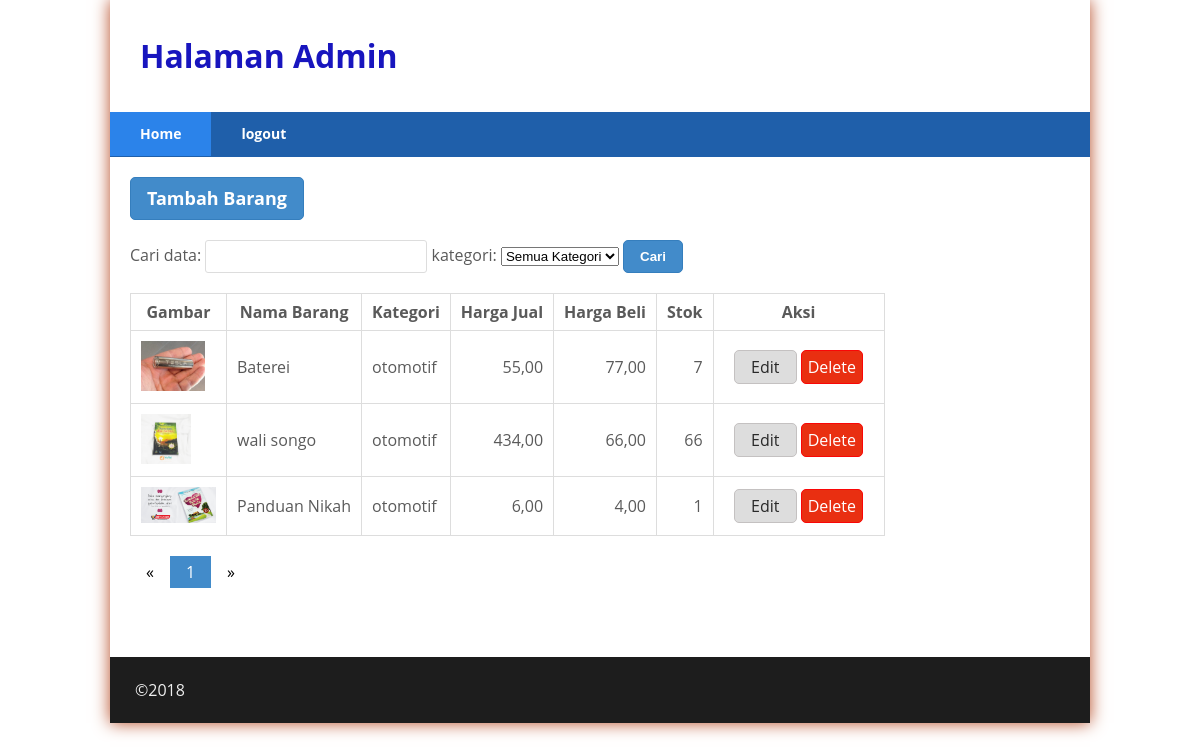
/admin/barang.php, run on the app's committed database.
### tables this page shows
CREATE TABLE `barang` (
  `id_barang` int(10) NOT NULL,
  `nama_barang` varchar(30) DEFAULT NULL,
  `gambar` varchar(100) DEFAULT NULL,
  `harga_beli` decimal(10,0) DEFAULT NULL,
  `harga_jual` decimal(10,0) DEFAULT NULL,
  `stok` int(4) DEFAULT NULL,
  `id_kategori` int(11) NOT NULL
);

CREATE TABLE `kategori` (
  `id_kategori` int(11) NOT NULL,
  `nama_kategori` varchar(45) DEFAULT NULL
);

### admin/barang.php (the view, shortened to what this page needs)
<?php
$q="";
$a="";
include_once 'koneksi.php';
$sql = "SELECT  b.id_barang,b.id_kategori,b.nama_barang,k.nama_kategori,b.harga_jual,b.harga_beli,b.stok,b.gambar
FROM barang b JOIN kategori k on b.id_kategori=k.id_kategori";
$sql_count = "SELECT COUNT(*) FROM barang";
$result_count = mysqli_query($conn, $sql_count);
$count = 0;
if ($result_count){
  $r_data = mysqli_fetch_row($result_count);
  $count = $r_data[0];
}
$per_page = 3;
$num_page = ceil($count / $per_page);
$limit = $per_page;
if (isset($_GET['page'])){
  $page = $_GET['page'];
  $offset = ($page - 1) * $per_page;
}else{
  $offset = 0;
  $page = 1;
}
$sql .= " LIMIT {$offset}, {$limit}";
$result = mysqli_query($conn, $sql);
include 'header.php';
?>
<div class="content_b">
  <div class="main">
    <?php echo '<a href="form_barang.php" class="btn btn-large">Tambah Barang</a>';  ?>
    <form action="barang.php" method="get">
      <label for="q">Cari data: </label>
      <input type="text" id="q" name="q" class="input-q" value="<?php echo $q ?>">
      <label for="a">kategori:</label>
      <select id ="a" name="a" class="input-a"  value="<?php echo $a ?>" >
        <option>Semua Kategori</option>
      </select>
      <input type="submit" name="submit" value="Cari" class="btn btn-primary">
    </form>
    <?php
if($result):
     ?>
     <table>
       <tr>
         <th>Gambar</th>
         <th>Nama Barang</th>
         <th>Kategori</th>
         <th>Harga Jual</th>
         <th>Harga Beli</th>
         <th>Stok</th>
          <th>Aksi</th>
       </tr>
       <?php while($row = mysqli_fetch_array($result)): ?>
         <tr>
           <td><?php echo "<img src=\"{$row['gambar']}\" />"; ?></td>
          <td><?php echo $row['nama_barang']; ?></td>
           <td><?php echo $row['nama_kategori']; ?></td>
           <td class="right"><?php echo number_format($row['harga_jual'],2,',','.'); ?></td>
           <td class="right"><?php echo number_format($row['harga_beli'],2,',','.'); ?></td>
           <td class="right"><?php echo $row['stok'];?></td>
           <td class="center">
             <a class="btn btn-default" href="edit_barang.php?id=<?php echo $row['id_barang']; ?>">Edit</a>
             <a class="btn btn-alert" onclick="return confirm('Yakin akan menghapus data?');" href="delete_barang.php?id=<?php echo $row['id_barang'];?>">Delete</a>
           </td>
         </tr>
       <?php endwhile;?>
     </table>
    <ul class="pagination">
      <?php
            if ($page == 1) {
            ?>
                <li class="disabled"><a href="#">&laquo;</a></li>
            <?php
            } else {
                $link_prev = ($page > 1) ? $page - 1 : 1;
            ?>
             <li><a href="barang.php?page=<?php echo $page-1;?>">&laquo;</a></li>
            <?php
            }
            ?>
       <?php for ($i=1; $i <=$num_page; $i++) {
         $link = "?page={$i}";
         $class = ($page == $i ? 'active' : '');
         echo "<li><a class=\"{$class}\" href=\"{$link}\">{$i}</a></li>";
                } ?>
                <?php
            if ($page == $num_page) {
            ?>
                <li class="disabled"><a href="#">&raquo;</a></li>
            <?php
            } else {
                $link_next = ($page < $num_page) ? $page + 1 : $num_page;
            ?>
               <li><a href="barang.php?page=<?php echo $page+1;?>">&raquo;</a></li>
            <?php
            }
            ?>
              </ul>
  <?php endif; ?>
</div>
</div>
<?php include_once 'footer.php'; ?>

### admin/style.css (style rules this page uses)
* { margin: 0; padding: 0; }
body { line-height:1; font-size:100%; font-family:'Open Sans', sans-serif; color:#5a5a5a; }
.content_b { float:right; width:980px; height: 500px; overflow:scroll; background-color: #ffffff; }
.btn { border:1px solid #c4c1c1; padding:5px 10px; background-color:#ddd; text-decoration:none; display:inline-block; border-radius:5px; }
.btn-large { font-size:18px; line-height:25px; padding:8px 16px; font-weight:bold; color:#fff; border-color:#357ebd; background-color:#428bca; }
.btn-primary { padding:8px 16px; font-weight:bold; color:#fff; border-color:#357ebd; background-color:#428bca; }
.btn-default { color:#292929; padding:8px 16px; }
.btn-alert { padding: 8px 6px; background-color: #E92F11; color: #ffffff; border-color: #FA0606; }
.main { padding: 20px; }
form { margin:20px 0; }
.input-q { border-radius:3px; border:1px solid #ddd; padding: 8px 10px; width: 200px; }
table { border-collapse:collapse; border-spacing:0; margin:20px 0; }
table th, table td { padding: 10px; border:1px solid #ddd; }
td.right { text-align: right; }
td.center { text-align: center; width: 150px; }
td img { max-width:75px; max-height:50px; }
ul.pagination { display: inline-block; padding: 0; margin: 0; }
ul.pagination li { display: inline; }
ul.pagination li a { color: black; float: left; padding: 8px 16px; text-decoration: none; transition: background-color .3s; }
ul.pagination li a.active { background-color: #428bca; color: white; }

### data on the page
barang: gambar (picture), nama_barang "Baterei", id_kategori.nama_kategori "otomotif", harga_jual "55,00", harga_beli "77,00", stok "7"
barang: gambar (picture), nama_barang "wali songo", id_kategori.nama_kategori "otomotif", harga_jual "434,00", harga_beli "66,00", stok "66"
barang: gambar (picture), nama_barang "Panduan Nikah", id_kategori.nama_kategori "otomotif", harga_jual "6,00", harga_beli "4,00", stok "1"
